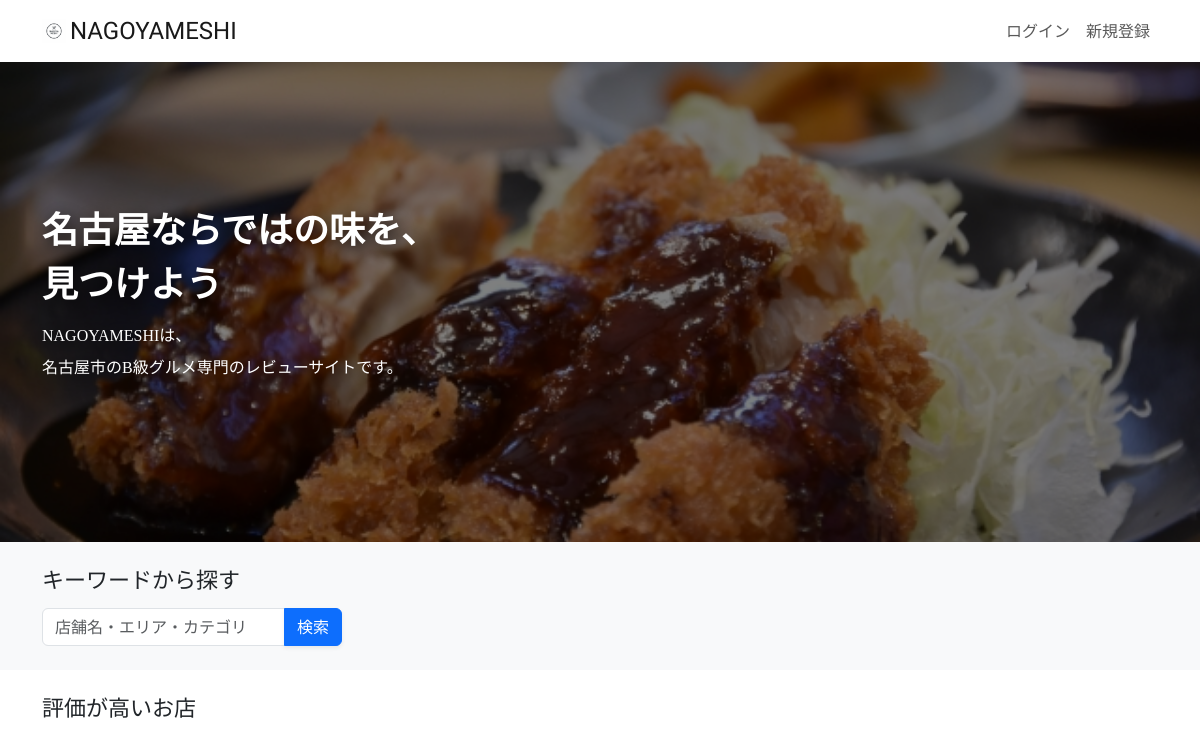
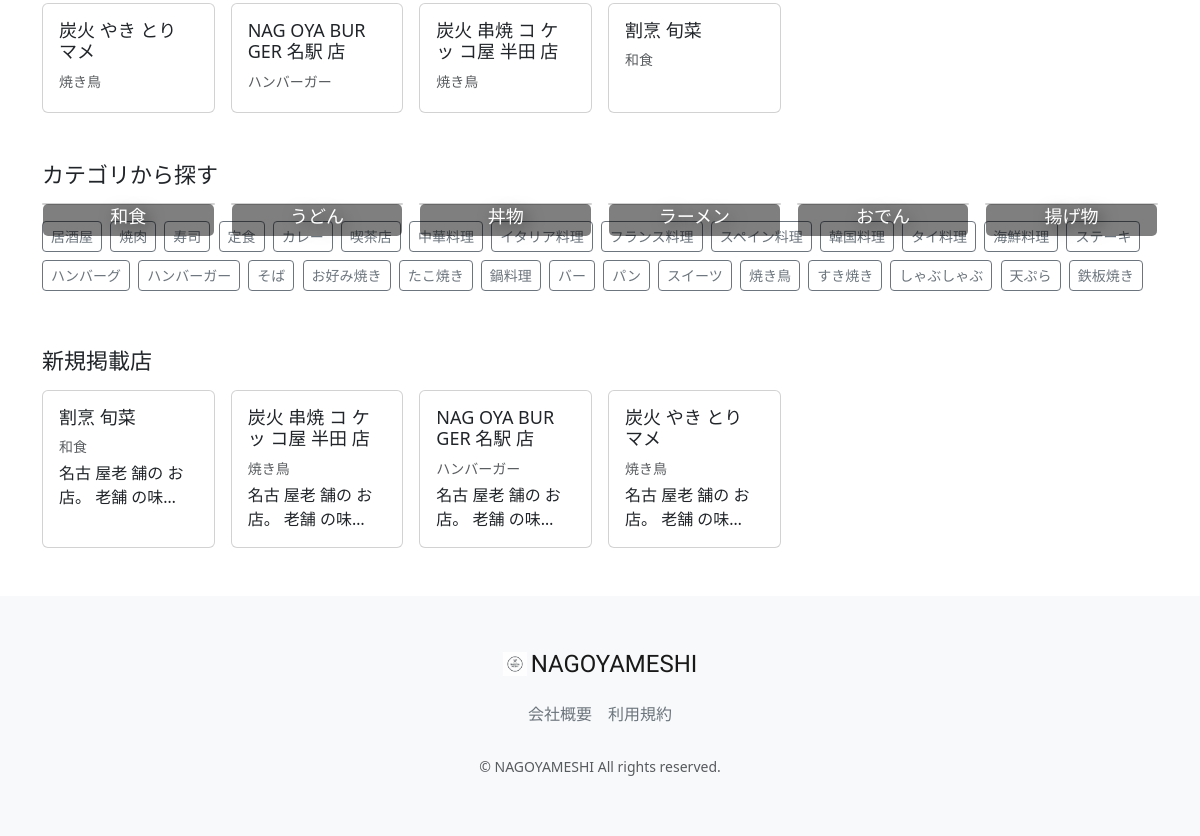
/, run on an earlier commit of the app's database (2 pictures, top to bottom).
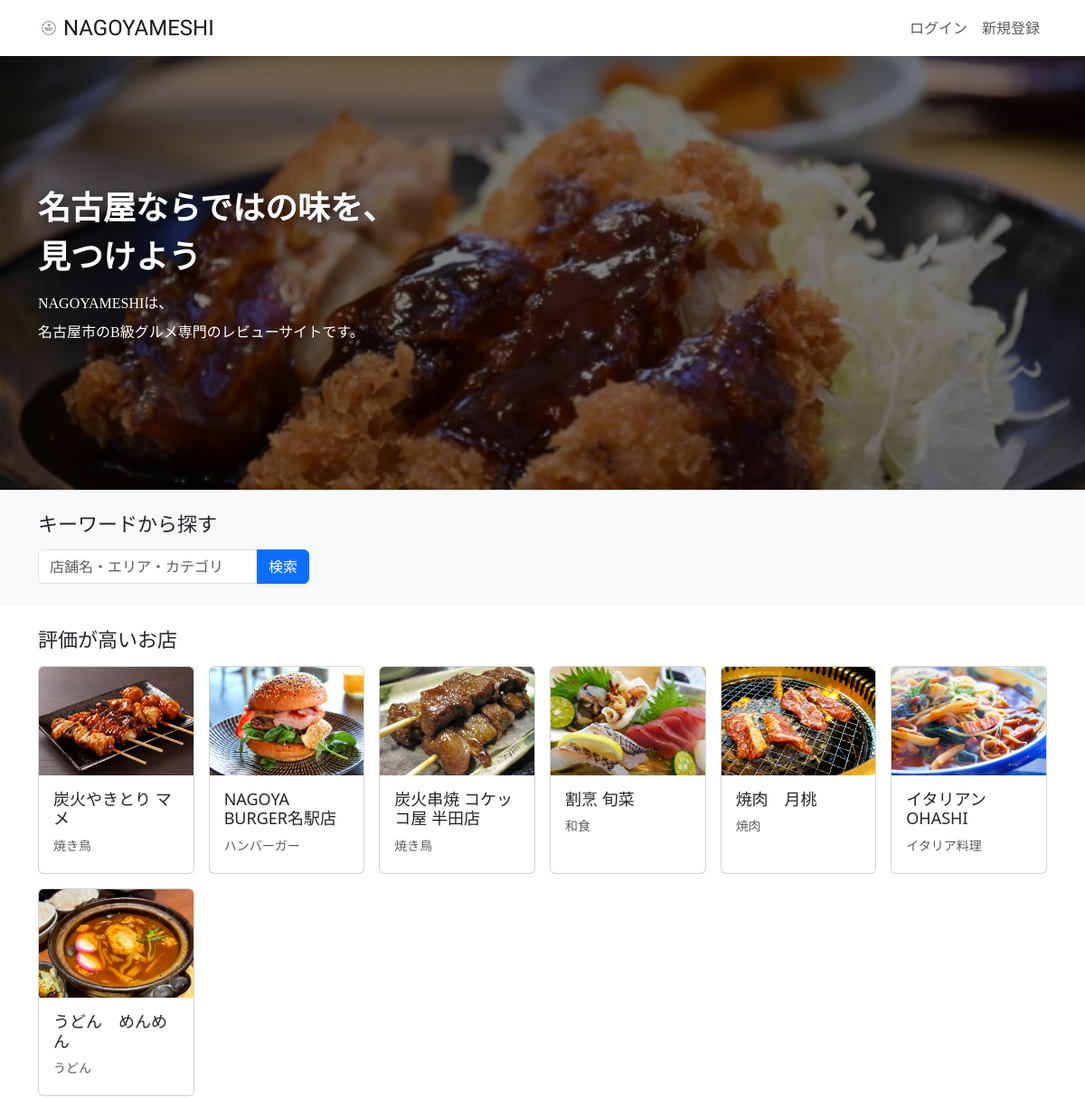
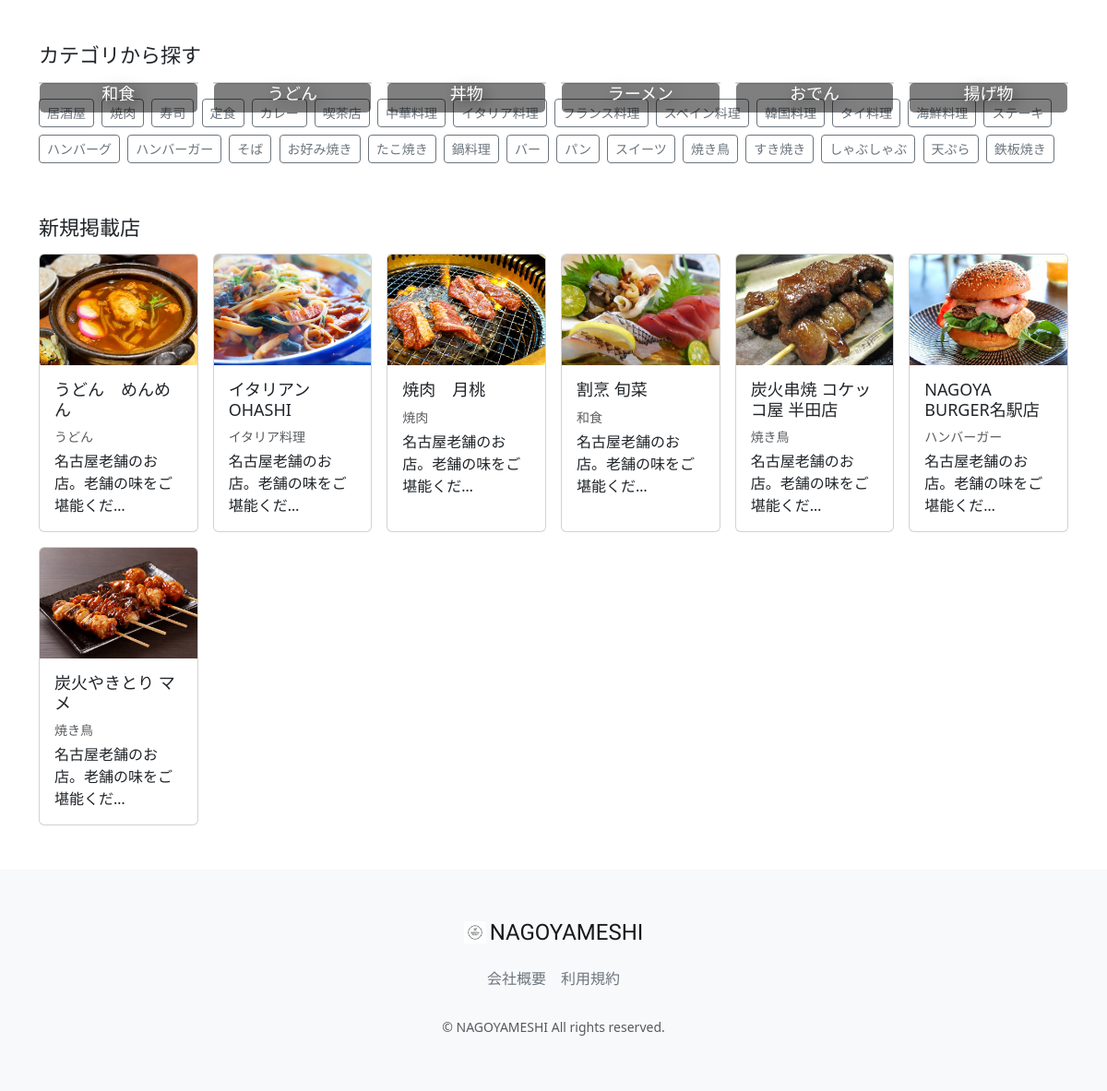
And on a later commit of the database (2 pictures, top to bottom).
### restaurant/models.py (models this page shows, shortened)
class Restaurant(models.Model):
    name = models.CharField(verbose_name='店舗名', max_length=64)
    description = models.CharField(verbose_name='説明', max_length=128)
    price = models.CharField(verbose_name='価格帯', max_length=32)
    zip_code = models.CharField(verbose_name='郵便番号', max_length=32)
    address = models.CharField(verbose_name='住所', max_length=128)
    business_time = models.CharField(verbose_name='営業時間', max_length=64)
    close_day_of_week = models.CharField(verbose_name='定休日', max_length=32)
    seats_number = models.CharField(verbose_name='座席数', max_length=32)
    category = models.ForeignKey(Category, verbose_name='カテゴリー', on_delete=models.PROTECT)
    rate = models.FloatField(verbose_name='レート', default=0.0)
    review_num = models.IntegerField(verbose_name='レビュー数', default=0)
    reservation_num = models.IntegerField(verbose_name='予約数', default=0)
    photo = models.ImageField(verbose_name='写真', blank=True, null=True)
    created_at = models.DateTimeField(verbose_name='作成日時', auto_now_add=True)
    updated_at = models.DateTimeField(verbose_name='更新日時', auto_now=True)
    class Meta:
        verbose_name_plural = 'Restaurant'

class Category(models.Model):
    name = models.CharField(verbose_name='カテゴリー名', max_length=64)
    photo = models.ImageField(verbose_name='写真', blank=True, null=True)
    class Meta:
        verbose_name_plural = 'Category'
    def __str__(self):
        return self.name

### restaurant/views.py (the view)
# urls.py: path("", views.TopPageView.as_view(), name="top_page"),
class TopPageView(generic.ListView):
    template_name = "top_page.html"
    model = models.Restaurant
    queryset = models.Restaurant.objects.order_by('-rate')
    context_object_name = 'restaurant_list'
    def get_context_data(self, **kwargs):
        if 'price_session' in self.request.session:
            self.request.session['price_session'] = 0
        if 'keyword_session' in self.request.session:
            self.request.session['keyword_session'] = ''
        if 'category_session' in self.request.session:
            self.request.session['category_session'] = ''
        if 'select_sort' in self.request.session:
            self.request.session['select_sort'] = '-created_at'
        context = super(TopPageView, self).get_context_data(**kwargs)
        category_list = models.Category.objects.all()
        new_restaurant_list = models.Restaurant.objects.all().order_by('-created_at')
        average_rate_list = []
        average_rate_star_list = []
        for restaurant in context['restaurant_list']:
            average_rate = models.Review.objects.filter(restaurant=restaurant).aggregate(Avg('rate'))
            average_rate = average_rate['rate__avg'] if average_rate['rate__avg'] is not None else 0
            average_rate_list.append(round(average_rate, 2))
            if average_rate % 1 == 0:
                average_rate = int(average_rate)
            else:
                average_rate = round(average_rate * 2) / 2
            average_rate_star_list.append(average_rate)
        context.update({
            'category_list': category_list,
            'new_restaurant_list': new_restaurant_list,
            'restaurant_list': zip(self.queryset, average_rate_list, average_rate_star_list),
        })
        return context

### restaurant/templates/top_page.html (shortened to what this page needs)
{% extends 'layout/base.html' %}
{% load static %}
{% block stylesheet %}
<link rel="stylesheet" href="https://cdn.jsdelivr.net/npm/swiper@8/swiper-bundle.min.css">
{% endblock %}
{% block content %}
<main>
  <div>
    <div class="swiper">
      <div class="swiper-wrapper">
        <div class="swiper-slide"><img src="{% static 'images/main/main1.jpg' %}"></div>
          <div class="swiper-slide"><img src="{% static 'images/main/main3.jpg' %}"></div>
          <div class="d-flex align-items-center overlay-background">
            <div class="container nagoyameshi-containeroverlay-text">
              <h1 class="text-white catchphrase-heading">名古屋ならではの味を、<br>見つけよう</h1>
                <p class="text-white catchphrase-paragraph">NAGOYAMESHIは、<br>名古屋市のB級グルメ専門のレビューサイトです。</p>
            </div>
        </div>
      </div>
    </div>
   </div>
    <div class="bg-light mb-4 py-4">
      <div class="container nagoyameshi-container">
        <h2 class="mb-3">キーワードから探す</h2>
            <form method="GET" action="{% url 'restaurant_list' %}" class="user-search-box">
                <div class="input-group">
                  <input type="text" class="form-control" placeholder="店舗名・エリア・カテゴリ" name="keyword">
                  <button type="submit" class="btn btn-primary text-white shadow-sm">検索</button>
                </div>
            </form>
        </div>
    </div>
  <div class="container nagoyameshi-container">
    <h2 class="mb-3">評価が高いお店</h2>
      <div class="row row-cols-xl-6 row-cols-md-3 row-cols-2 g-3 mb-5">
        {% for restaurant, rate, rate_star in restaurant_list %}
          <div class="col">
              <a href=" {% url 'restaurant_detail' restaurant.id %}" class="link-dark card-link">
                    <div class="card h-100">
                      {% if restaurant.photo %}
                      <img src="{{ restaurant.photo.url }}" class="card-img-top vertical-card-image">
                      {% endif %}
                        <div class="card-body">
                          <h3 class="card-title">{{ restaurant.name }}</h3>
                            <div class="text-muted small mb-1">
                              <div class="d-inline-block">
                                {{ restaurant.category }}
                              </div>
                            </div>
                            </div>
                        </div>
                </a>
          </div>
  {% endfor %}
</div>
    <h2 class="mb-3">カテゴリから探す</h2>
      <div class="row row-cols-xl-6 row-cols-md-3 row-cols-2 g-3 mb-3">
        {% for category in category_list %}
        {% if forloop.counter < 7 %}
          <div class="col">
            <a href="{% url 'restaurant_list' %}?category={{ category.name }}&button_type=category" class="card-link">
              <div class="card text-white">
                   <div class="card-img-overlay d-flex justify-content-center align-items-center overlay-background">
                      <h3 class="card-title category-name">{{ category.name }}</h3>
                   </div>
              </div>
            </a>
          </div>
        {% endif %}
        {% endfor %}
      </div>
  <div class="mb-5">
      {% for category in category_list %}
      {% if forloop.counter > 6 %}
        <a href="{% url 'restaurant_list' %}?category={{ category.name }}&button_type=category" class="btn btn-outline-secondary btn-sm me-1 mb-2">{{ category.name }}</a>
      {% endif %}
      {% endfor %}
  </div>
      <h2 class="mb-3">新規掲載店</h2>
        <div class="row row-cols-xl-6 row-cols-md-3 row-cols-2 g-3 mb-5">
          {% for new_restaurant in new_restaurant_list %}
            <div class="col">
                <a href="{% url 'restaurant_detail' new_restaurant.id %}" class="link-dark card-link">
                  <div class="card h-100">
                    {% if new_restaurant.photo %}
                      <img src="{{ new_restaurant.photo.url }}" class="card-img-top vertical-card-image">
                    {% endif %}
                      <div class="card-body">
                         <h3 class="card-title">{{ new_restaurant.name }}</h3>
                          <div class="text-muted small mb-1">
                            <div class="d-inline-block">
                              {{ new_restaurant.category }}
                            </div>
                          </div>
                            <p class="card-text">{{ new_restaurant.description|truncatechars:20 }}</p>
                      </div>
                  </div>
                </a>
            </div>
          {% endfor %}
        </div>
  </div>
</main>
{% endblock %}

### restaurant/templates/layout/base.html (shortened to what this page needs)
{% load static %}
<!DOCTYPE html>
<html lang="ja">
  <head>
      <link href="https://cdn.jsdelivr.net/npm/bootstrap@5.3.3/dist/css/bootstrap.min.css" rel="stylesheet">
      <link href="{% static 'css/nagoyameshi.css' %}" rel="stylesheet">
    {% block stylesheet %}
    {% endblock %}
  </head>
  <body>
    <div id="app" class="wrapper">
      <nav class="navbar navbar-expand-md navbar-light bg-white shadow-sm">
        <div class="container nagoyameshi-container">
          <a class="navbar-brand app-name" href="{% url 'top_page' %}">
            <div class="d-flex align-items-center">
              <img class="nagoyameshi-logo me-1" src="{% static 'images/logo/logo.png' %}" alt="nagoyameshi">NAGOYAMESHI</div>
          </a>
          <div class="collapse navbar-collapse" id="navbarSupportedContent">
            <ul class="navbar-nav ms-auto">
              {% if user.is_subscribed %}
                <li class="nav-item dropdown">
                  <a id="navbarDropdown" class="nav-linkdropdown-toggle" href="#" role="button" data-bs-toggle="dropdown" aria-haspopup="true" aria-expanded="false" v-pre>{{ user.user_name }}</a>
                  <div class="dropdown-menu dropdown-menu-end" aria-labelledby="navbarDropdown">
                    <a class="dropdown-item"  href="{% url 'user_detail' user.id %}">会員情報</a>
                    <a class="dropdown-item" href="{% url 'reservation_list' %}">予約一覧</a>
                    <a class="dropdown-item" href="{% url 'favorite_list' %}">お気に入り一覧</a>
                    <a class="dropdown-item"  href="{% url 'subscribe_payment' %}">お支払い方法</a>
                    <a class="dropdown-item" href="{% url 'subscribe_cancel' %}">有料プラン解約</a>
                    <div class="dropdown-divider"></div>
                    <a class="dropdown-item" href="{% url 'account_logout' %}">ログアウト</a>
                  </div>
                </li>
              {% else %}
                {% if user.is_authenticated %}
                  <li class="nav-item dropdown">
                    <a id="navbarDropdown" class="nav-linkdropdown-toggle" href="#" role="button" data-bs-toggle="dropdown" aria-haspopup="true" aria-expanded="false" v-pre>{{ user.user_name }}</a>
                    <div class="dropdown-menu dropdown-menu-end" aria-labelledby="navbarDropdown">
                    <a class="dropdown-item" href="{% url 'user_detail' user.id %}">会員情報</a>
                    <a class="dropdown-item" href="{% url 'subscribe_register' %}">有料プラン登録</a>
                    <div class="dropdown-divider"></div>
                    <a class="dropdown-item" href="{% url 'account_logout' %}">ログアウト</a>
            </div>
            </li>
              {% else %}
                <li class="nav-item">
                  <a class="nav-link" href="{% url 'account_login' %}">ログイン</a>
                </li>
                <li class="nav-item">
                  <a class="nav-link" href="{% url 'account_signup' %}">新規登録</a>
                </li>
                  {% endif %}
                  {% endif %}
            </ul>
          </div>
        </div>
      </nav>
    {% block content %}
    {% endblock %}
      <footer class="bg-light">
        <div class="d-flex justify-content-center footer-logo">
            <a class="navbar-brand app-name" href="{% url 'top_page' %}">
              <div class="d-flex align-items-center"><img class="nagoyameshi-logo me-1" src="{% static 'images/logo/logo.png' %}" alt="nagoyameshi">NAGOYAMESHI</div>
            </a>
        </div>
        <div class="d-flex justify-content-center footer-link">
          <a href="{% url 'company_page' %}" class="link-secondary me-3">会社概要</a>
          <a href="{% url 'terms_page' %}" class="link-secondary">利用規約</a>
        </div>
        <p class="text-center text-muted small mb-0">&copy; NAGOYAMESHI All rights reserved.</p>
      </footer>
      </div>
  </body>
</html>

### static/css/nagoyameshi.css (style rules this page uses)
.wrapper { min-height: 100vh; position: relative; padding-bottom: 240px; box-sizing: border-box; }
.nagoyameshi-logo { height: 24px; }
.app-name { font-family: 'Carter One', cursive; font-size: 24px; color: #191919; }
footer { width: 100%; height: 240px; position: absolute; bottom: 0; padding: 50px 15px; }
.footer-logo { margin-bottom: 20px; }
.footer-link { margin-bottom: 30px; }
h1 { font-size: 1.5rem; }
h2 { font-size: 1.375rem; }
h3 { font-size: 1.125rem; }
.user-search-box { max-width: 300px; }
a { text-decoration: none !important; }
.vertical-card-image { width: 100%; height: 120px; object-fit: cover; }
.swiper { width: 100%; height: 480px; }
.swiper img { width: 100%; height: 480px; object-fit: cover; }
.overlay-background { position: absolute; width: 100%; height: 100%; background-color: rgba(0, 0, 0, 0.5); z-index: 10; }
.catchphrase-heading { font-size: 36px; line-height: 1.5; font-family: 'Noto Serif JP', serif; font-weight: 600; text-shadow: 0.25rem 0.25rem 1rem rgb(0 0 0 / 60%); }
.catchphrase-paragraph { font-size: 16px; line-height: 2; font-family: 'Noto Serif JP', serif; font-weight: 400; text-shadow: 0.25rem 0.25rem 1rem rgb(0 0 0 / 60%); }
.card-link { transition: 0.3s; }
.category-name { text-shadow: 0.25rem 0.25rem 1rem rgb(0 0 0 / 60%); }

What changed in the data, as far as the page shows it:
changed Restaurant: photo: picture added; name "炭火 やき とり マメ" → "炭火やきとり マメ"; description "名古 屋老 舗の お 店。 老舗 の味…" → "名古屋老舗のお店。老舗の味をご堪能くだ…"
changed Restaurant "ハンバーガー": photo: picture added; name "NAG OYA BUR GER 名駅 店" → "NAGOYA BURGER名駅店"; description "名古 屋老 舗の お 店。 老舗 の味…" → "名古屋老舗のお店。老舗の味をご堪能くだ…"
changed Restaurant: photo: picture added; name "炭火 串焼 コ ケッ コ屋 半田 店" → "炭火串焼 コケッコ屋 半田店"; description "名古 屋老 舗の お 店。 老舗 の味…" → "名古屋老舗のお店。老舗の味をご堪能くだ…"
changed Restaurant "割烹 旬菜": photo: picture added; description "名古 屋老 舗の お 店。 老舗 の味…" → "名古屋老舗のお店。老舗の味をご堪能くだ…"
added Restaurant: photo (picture), name "焼肉 月桃", category "焼肉", description "名古屋老舗のお店。老舗の味をご堪能くだ…"
added Restaurant: photo (picture), name "イタリアン OHASHI", category "イタリア料理", description "名古屋老舗のお店。老舗の味をご堪能くだ…"
added Restaurant: photo (picture), name "うどん めんめん", category "うどん", description "名古屋老舗のお店。老舗の味をご堪能くだ…"
